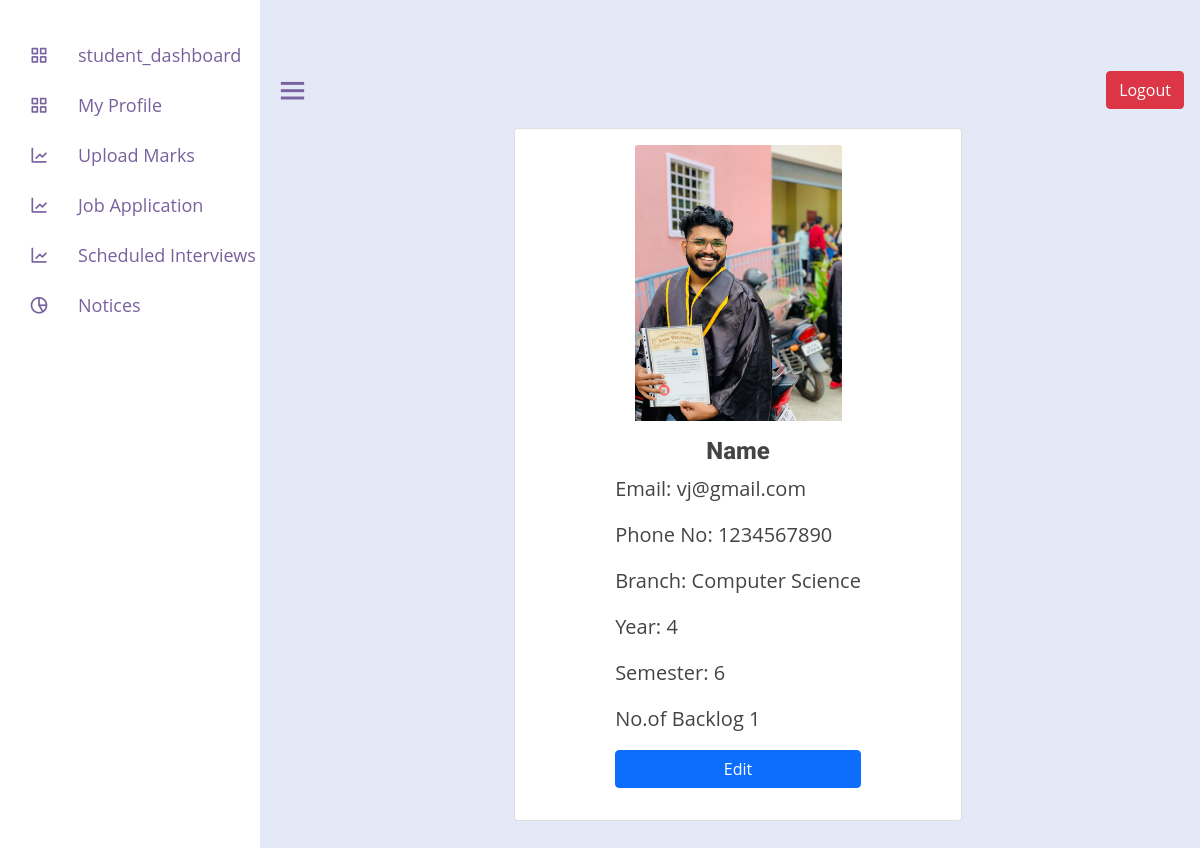
Page /student_profile/ (signed in) on the committed database.
### placement_app/models.py (models this page shows, shortened)
class Student(models.Model):
    name = models.CharField(max_length=255)
    email = models.EmailField()
    phone = models.CharField(max_length=15)
    branch = models.CharField(max_length=50)
    sem = models.IntegerField()
    year = models.IntegerField()
    backlog = models.IntegerField()
    resume = models.FileField(upload_to='resumes/')
    stud_image = models.ImageField(
        upload_to='stud_image/', null=False, blank=True, default="Nil")
    slug = models.SlugField(unique=True, max_length=255, default="nil")
    cgpa = models.FloatField(max_length=100, default=0)

### placement_app/views.py (the view)
# urls.py: path('student_profile/',
def student_profile(request):
    SessionId = request.session['id']
    stud = Student.objects.filter(id=SessionId)
    context = {
        'stud': stud
    }
    return render(request, 'student/student_profile.html', context)

### placement_app/templates/student/student_profile.html
{% extends 'student/studentheader.html' %}
{% load static %}
{% block content %}
<div class="container m-2">
    <div class="card mx-auto p-3" style="width: 28rem;">
        {% for x in stud %}
        <img src="{{ x.stud_image.url }}" class="card-img-top w-50 mx-auto" alt="...">
        {% endfor %}
        <div class="card-body">
            <h4 class="card-title mx-auto" style="width:fit-content;">Name</h4>
            <div class="detail-box">
                <div>
                    {% for x in stud %}
                    <p class="card-text">Email: {{x.email}}</p>
                    <p class="card-text">Phone No: {{x.phone}}</p>
                    <p class="card-text">Branch: {{x.branch}}</p>
                    <p class="card-text">Year: {{x.year}}</p>
                    <p class="card-text">Semester: {{x.sem}}</p>
                    <p class="card-text">No.of Backlog {{x.backlog}}</p>
                    <a href="/Edit_student/{{x.id}}" class="btn btn-primary d-block">Edit</a>
                    {% endfor %}
                </div>
            </div>
        </div>
    </div>
</div>
{% endblock %}

### placement_app/static/css/style.css (style rules this page uses)
:root { --color-white: #fff; --color-light: #f1f5f9; --color-black: #121212; --color-night: #001632; --color-red: #f44336; --color-blue: #1a73e8; --color-gray: #80868b; --color-grayish: #dadce0; --shadow-normal: 0 1px 3px 0 rgba(0, 0, 0, 0.1), 0 1px 2px 0 rgba(0, 0, 0, 0.06); --shadow-medium: 0 4px 6px -1px rgba(0, 0, 0, 0.1), 0 2px 4px -1px rgba(0, 0, 0, 0.06); --shadow-large: 0 10px 15px -3px rgba(0, 0, 0, 0.1), 0 4px 6px -2px rgba(0, 0, 0, 0.05); }
body { font-family: "Open Sans", sans-serif; color: #444444; }
a { text-decoration: none; color: #d9232d; }
h1, h2, h3, h4, h5, h6 { font-family: "Roboto", sans-serif; font-weight: 800; }
.detail-box { display: flex; justify-content: center; font-size: 20px; }

### rows in the picture
Student: stud_image (picture), email "vj@gmail.com", phone "1234567890", branch "Computer Science", year "4", sem "6", backlog "1"
